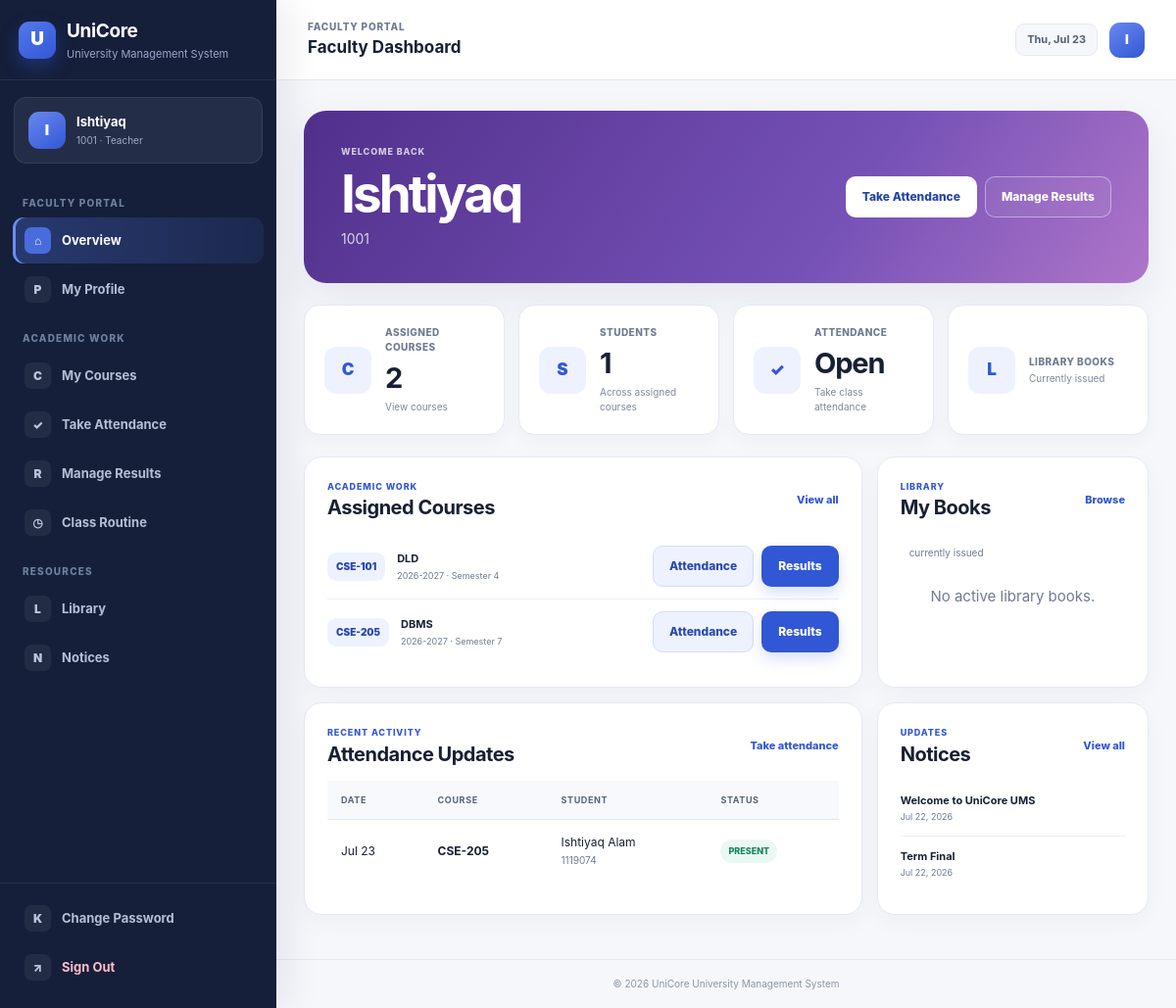
The app's page /teacher-portal/ (signed in) with its own data.
### accounts/models.py (models this page shows, shortened)
class UserProfile(models.Model):
    ADMIN = "ADMIN"
    STUDENT = "STUDENT"
    TEACHER = "TEACHER"
    ROLE_CHOICES = [
        (ADMIN, "Administrator"),
        (STUDENT, "Student"),
        (TEACHER, "Teacher"),
    ]
    user = models.OneToOneField(
        settings.AUTH_USER_MODEL,
        on_delete=models.CASCADE,
        related_name="ums_profile",
    )
    role = models.CharField(max_length=10, choices=ROLE_CHOICES)
    reference_id = models.CharField(
        max_length=30,
        blank=True,
        help_text="Student ID from MySQL or Teacher ID from PostgreSQL.",
    )
    display_name = models.CharField(max_length=120, blank=True)
    created_at = models.DateTimeField(auto_now_add=True)
    updated_at = models.DateTimeField(auto_now=True)
    class Meta:
        ordering = ["role", "reference_id", "user__username"]
        constraints = [
            models.UniqueConstraint(
                fields=["role", "reference_id"],
                condition=~models.Q(reference_id=""),
                name="unique_role_reference_account",
            )
        ]

### academic/models.py (models this page shows, shortened)
class TimeStampedModel(models.Model):
    created_at = models.DateTimeField(auto_now_add=True)
    updated_at = models.DateTimeField(auto_now=True)
    class Meta:
        abstract = True

class CourseAssignment(TimeStampedModel):
    teacher_ref = models.CharField(max_length=30, help_text="Teacher ID from the PostgreSQL teacher database")
    teacher_name = models.CharField(max_length=120)
    course = models.ForeignKey(Course, on_delete=models.CASCADE, related_name="assignments")
    academic_year = models.CharField(max_length=9, default="2026-2027")
    semester = models.PositiveSmallIntegerField(choices=Course.SEMESTER_CHOICES, default=1)
    class Meta:
        ordering = ["-academic_year", "teacher_ref", "course__code"]
        constraints = [
            models.UniqueConstraint(
                fields=["teacher_ref", "course", "academic_year", "semester"],
                name="unique_teacher_course_assignment",
            )
        ]

class Course(TimeStampedModel):
    SEMESTER_CHOICES = [(number, f"Semester {number}") for number in range(1, 13)]
    code = models.CharField(max_length=20, unique=True)
    title = models.CharField(max_length=150)
    credit = models.DecimalField(
        max_digits=4,
        decimal_places=1,
        default=Decimal("3.0"),
        validators=[MinValueValidator(Decimal("0.5")), MaxValueValidator(Decimal("12.0"))],
    )
    department = models.ForeignKey(Department, on_delete=models.PROTECT, related_name="courses")
    semester = models.PositiveSmallIntegerField(choices=SEMESTER_CHOICES, default=1)
    active = models.BooleanField(default=True)
    class Meta:
        ordering = ["department__code", "semester", "code"]

class Attendance(TimeStampedModel):
    PRESENT = "P"
    ABSENT = "A"
    LATE = "L"
    STATUS_CHOICES = [(PRESENT, "Present"), (ABSENT, "Absent"), (LATE, "Late")]
    enrollment = models.ForeignKey(Enrollment, on_delete=models.CASCADE, related_name="attendance_records")
    date = models.DateField()
    status = models.CharField(max_length=1, choices=STATUS_CHOICES, default=PRESENT)
    remarks = models.CharField(max_length=200, blank=True)
    class Meta:
        ordering = ["-date", "enrollment__student_ref"]
        constraints = [
            models.UniqueConstraint(fields=["enrollment", "date"], name="unique_daily_attendance")
        ]

class Enrollment(TimeStampedModel):
    student_ref = models.CharField(max_length=30, help_text="Student ID from the MySQL student database")
    student_name = models.CharField(max_length=120)
    course = models.ForeignKey(Course, on_delete=models.CASCADE, related_name="enrollments")
    academic_year = models.CharField(max_length=9, default="2026-2027")
    semester = models.PositiveSmallIntegerField(choices=Course.SEMESTER_CHOICES, default=1)
    enrolled_on = models.DateField(auto_now_add=True)
    class Meta:
        ordering = ["-academic_year", "student_ref", "course__code"]
        constraints = [
            models.UniqueConstraint(
                fields=["student_ref", "course", "academic_year", "semester"],
                name="unique_student_course_enrollment",
            )
        ]

class Notice(TimeStampedModel):
    AUDIENCE_CHOICES = [
        ("All", "Everyone"),
        ("Students", "Students"),
        ("Teachers", "Teachers"),
        ("Staff", "Staff"),
    ]
    title = models.CharField(max_length=180)
    audience = models.CharField(max_length=20, choices=AUDIENCE_CHOICES, default="All")
    content = models.TextField()
    publish_date = models.DateField()
    active = models.BooleanField(default=True)
    class Meta:
        ordering = ["-publish_date", "-created_at"]

### accounts/views.py (the view)
# urls.py: path("teacher-portal/", views.teacher_portal, name="teacher_portal"),
@teacher_required
def teacher_portal(request):
    profile, reference, teacher, database_online, display_name = _teacher_identity(request.user)
    assignments = CourseAssignment.objects.filter(teacher_ref=reference).select_related("course", "course__department")
    assignment_filters = Q()
    for assignment in assignments:
        assignment_filters |= Q(
            course=assignment.course,
            academic_year=assignment.academic_year,
            semester=assignment.semester,
        )
    enrollments = Enrollment.objects.filter(assignment_filters) if assignments else Enrollment.objects.none()
    recent_attendance = Attendance.objects.filter(enrollment__in=enrollments).select_related(
        "enrollment", "enrollment__course"
    )[:8]
    notices = Notice.objects.filter(active=True, audience__in=["All", "Teachers"])[:5]
    mongo_online, active_book_count, recent_books = _member_library_summary(reference)
    context = {
        "profile": profile,
        "teacher": teacher,
        "database_online": database_online,
        "display_name": display_name,
        "assignments": assignments[:4],
        "assignment_count": assignments.count(),
        "student_count": enrollments.values("student_ref").distinct().count(),
        "recent_attendance": recent_attendance,
        "notices": notices,
        "mongo_online": mongo_online,
        "active_book_count": active_book_count,
        "recent_books": recent_books,
    }
    return render(request, "accounts/teacher_portal.html", context)

### accounts/templates/accounts/teacher_portal.html (shortened to what this page needs)
{% extends "base.html" %}
{% block header_title %}Faculty Dashboard{% endblock %}
{% block content %}
<section class="welcome-banner teacher-banner"><div><span class="eyebrow light">Welcome back</span><h1>{{ display_name }}</h1><p>{% if teacher %}{{ teacher.designation|default:teacher.subject }} · {{ teacher.department }}{% else %}{{ profile.reference_id }}{% endif %}</p></div><div class="welcome-actions"><a class="btn btn-light" href="{% url 'teacher_attendance_center' %}">Take Attendance</a><a class="btn btn-outline-light" href="{% url 'teacher_results_center' %}">Manage Results</a></div></section>
<div class="metric-grid teacher-metrics"><a class="metric-card" href="{% url 'teacher_courses' %}"><span class="metric-icon">C</span><div><small>Assigned Courses</small><strong>{{ assignment_count }}</strong><span>View courses</span></div></a><a class="metric-card" href="{% url 'teacher_courses' %}"><span class="metric-icon">S</span><div><small>Students</small><strong>{{ student_count }}</strong><span>Across assigned courses</span></div></a><a class="metric-card" href="{% url 'teacher_attendance_center' %}"><span class="metric-icon">✓</span><div><small>Attendance</small><strong>Open</strong><span>Take class attendance</span></div></a><a class="metric-card" href="{% url 'my_library' %}"><span class="metric-icon">L</span><div><small>Library Books</small><strong>{{ active_book_count }}</strong><span>Currently issued</span></div></a></div>
<div class="dashboard-grid">
  <section class="panel panel-span-2"><div class="panel-head"><div><span class="eyebrow">Academic Work</span><h2>Assigned Courses</h2></div><a href="{% url 'teacher_courses' %}">View all</a></div><div class="course-list-compact">{% for item in assignments %}<article><span class="course-code">{{ item.course.code }}</span><div><strong>{{ item.course.title }}</strong><small>{{ item.academic_year }} · Semester {{ item.semester }}</small></div><div class="row-actions"><a class="btn btn-small btn-secondary" href="{% url 'teacher_attendance' item.id %}">Attendance</a><a class="btn btn-small btn-primary" href="{% url 'teacher_results' item.id %}">Results</a></div></article>{% empty %}<div class="empty-state">No courses assigned yet.</div>{% endfor %}</div></section>
  <section class="panel"><div class="panel-head"><div><span class="eyebrow">Library</span><h2>My Books</h2></div><a href="{% url 'member_library_catalog' %}">Browse</a></div><div class="big-number-row"><strong>{{ active_book_count }}</strong><span>currently issued</span></div>{% for item in recent_books|slice:":2" %}<article class="mini-row"><div><strong>{{ item.book_name }}</strong><small>Due {{ item.due_date|date:"M d, Y" }}</small></div></article>{% empty %}<div class="empty-state compact">No active library books.</div>{% endfor %}</section>
  <section class="panel panel-span-2"><div class="panel-head"><div><span class="eyebrow">Recent Activity</span><h2>Attendance Updates</h2></div><a href="{% url 'teacher_attendance_center' %}">Take attendance</a></div><div class="table-responsive"><table><thead><tr><th>Date</th><th>Course</th><th>Student</th><th>Status</th></tr></thead><tbody>{% for item in recent_attendance %}<tr><td>{{ item.date|date:"M d" }}</td><td><strong>{{ item.enrollment.course.code }}</strong></td><td>{{ item.enrollment.student_name }}<small class="table-subtitle">{{ item.enrollment.student_ref }}</small></td><td><span class="status-pill {% if item.status == 'P' %}success{% elif item.status == 'A' %}danger{% else %}warning{% endif %}">{{ item.get_status_display }}</span></td></tr>{% empty %}<tr><td colspan="4" class="empty-state">No attendance updates.</td></tr>{% endfor %}</tbody></table></div></section>
  <section class="panel"><div class="panel-head"><div><span class="eyebrow">Updates</span><h2>Notices</h2></div><a href="{% url 'teacher_notices' %}">View all</a></div>{% for notice in notices %}<article class="mini-row"><div><strong>{{ notice.title }}</strong><small>{{ notice.publish_date|date:"M d, Y" }}</small></div></article>{% empty %}<div class="empty-state compact">No active notices.</div>{% endfor %}</section>
</div>
{% endblock %}

### templates/base.html (shortened to what this page needs)
{% load static %}
<!DOCTYPE html>
<html lang="en">
<head>
  <link rel="stylesheet" href="{% static 'ums/css/style.css' %}?v=20260722-ui2">
</head>
<body class="{% if user.is_authenticated %}app-body{% else %}public-body{% endif %}">
{% if user.is_authenticated %}
  {% with current=request.resolver_match.url_name %}
  <div class="app-layout">
    <aside class="sidebar" data-sidebar>
      <div class="sidebar-brand">
        <a href="{% url 'portal_redirect' %}" class="brand-link">
          <span class="brand-symbol">U</span>
          <span><strong>UniCore</strong><small>University Management System</small></span>
        </a>
      </div>
      <div class="sidebar-profile">
        <span class="profile-avatar">{{ ums_profile.display_name|default:user.username|first|upper }}</span>
        <div><strong>{{ ums_profile.display_name|default:user.username }}</strong><small>{% if ums_role == "ADMIN" %}Administrator{% elif ums_role == "STUDENT" %}{{ ums_profile.reference_id }} · Student{% else %}{{ ums_profile.reference_id }} · Teacher{% endif %}</small></div>
      </div>
      <nav class="sidebar-nav" aria-label="Main navigation">
        {% if ums_role == "ADMIN" %}
          <span class="nav-section-label">Overview</span>
          <a class="nav-item {% if current == 'home' %}active{% endif %}" href="{% url 'home' %}"><span class="nav-icon">⌂</span><span>Dashboard</span></a>
          <span class="nav-section-label">Management</span>
          <a class="nav-item {% if current == 'student_list' or current == 'add_student' or current == 'edit_student' %}active{% endif %}" href="{% url 'student_list' %}"><span class="nav-icon">S</span><span>Students</span></a>
          <a class="nav-item {% if current == 'teacher_list' or current == 'add_teacher' or current == 'edit_teacher' %}active{% endif %}" href="{% url 'teacher_list' %}"><span class="nav-icon">T</span><span>Teachers</span></a>
          <a class="nav-item {% if current == 'academic_dashboard' or current == 'department_list' or current == 'course_list' or current == 'enrollment_list' or current == 'assignment_list' or current == 'attendance_list' or current == 'result_list' or current == 'fee_list' or current == 'routine_list' or current == 'notice_list' %}active{% endif %}" href="{% url 'academic_dashboard' %}"><span class="nav-icon">A</span><span>Academic</span></a>
          <a class="nav-item {% if current == 'library_list' or current == 'issue_list' %}active{% endif %}" href="{% url 'library_list' %}"><span class="nav-icon">L</span><span>Library</span></a>
          <a class="nav-item {% if current == 'bus_card_list' or current == 'bus_card_review' %}active{% endif %}" href="{% url 'bus_card_list' %}"><span class="nav-icon">B</span><span>Bus Cards</span></a>
          <a class="nav-item {% if current == 'account_list' or current == 'account_create' %}active{% endif %}" href="{% url 'account_list' %}"><span class="nav-icon">U</span><span>User Accounts</span></a>
          {% if user.is_staff %}<a class="nav-item" href="{% url 'admin:index' %}"><span class="nav-icon">⚙</span><span>System Admin</span></a>{% endif %}
        {% elif ums_role == "TEACHER" %}
          <span class="nav-section-label">Faculty Portal</span>
          <a class="nav-item {% if current == 'teacher_portal' %}active{% endif %}" href="{% url 'teacher_portal' %}"><span class="nav-icon">⌂</span><span>Overview</span></a>
          <a class="nav-item {% if current == 'teacher_profile' %}active{% endif %}" href="{% url 'teacher_profile' %}"><span class="nav-icon">P</span><span>My Profile</span></a>
          <span class="nav-section-label">Academic Work</span>
          <a class="nav-item {% if current == 'teacher_courses' or current == 'teacher_course' %}active{% endif %}" href="{% url 'teacher_courses' %}"><span class="nav-icon">C</span><span>My Courses</span></a>
          <a class="nav-item {% if current == 'teacher_attendance_center' or current == 'teacher_attendance' %}active{% endif %}" href="{% url 'teacher_attendance_center' %}"><span class="nav-icon">✓</span><span>Take Attendance</span></a>
          <a class="nav-item {% if current == 'teacher_results_center' or current == 'teacher_results' %}active{% endif %}" href="{% url 'teacher_results_center' %}"><span class="nav-icon">R</span><span>Manage Results</span></a>
          <a class="nav-item {% if current == 'teacher_routine' %}active{% endif %}" href="{% url 'teacher_routine' %}"><span class="nav-icon">◷</span><span>Class Routine</span></a>
          <span class="nav-section-label">Resources</span>
          <a class="nav-item " href="{% url 'member_library_catalog' %}"><span class="nav-icon">L</span><span>Library</span></a>
          <a class="nav-item {% if current == 'teacher_notices' %}active{% endif %}" href="{% url 'teacher_notices' %}"><span class="nav-icon">N</span><span>Notices</span></a>
        {% endif %}
      </nav>
      <div class="sidebar-footer">
        <a class="nav-item {% if current == 'change_password' %}active{% endif %}" href="{% url 'change_password' %}"><span class="nav-icon">K</span><span>Change Password</span></a>
        <form method="post" action="{% url 'logout' %}">{% csrf_token %}<button class="nav-item logout-item" type="submit"><span class="nav-icon">↗</span><span>Sign Out</span></button></form>
      </div>
    </aside>
    <div class="app-main">
      <header class="app-header">
        <div class="header-left">
          <div><span class="header-kicker">{% if ums_role == 'ADMIN' %}Administration{% elif ums_role == 'STUDENT' %}Student Portal{% else %}Faculty Portal{% endif %}</span><strong>{% block header_title %}University Management System{% endblock %}</strong></div>
        </div>
        <div class="header-actions"><span class="date-chip">{% now "D, M d" %}</span><span class="header-avatar">{{ ums_profile.display_name|default:user.username|first|upper }}</span></div>
      </header>
      <main class="app-content">
        {% block content %}{% endblock %}
      </main>
      <footer class="app-footer">© {% now "Y" %} UniCore University Management System</footer>
    </div>
  </div>
  {% endwith %}
{% endif %}
</body>
</html>

### records on screen
UserProfile: display_name|first "I", display_name "Ishtiyaq", reference_id "1001"
CourseAssignment: course.code "CSE-101", course "DLD", academic_year "2026-2027", semester "4"
CourseAssignment: course.code "CSE-205", course "DBMS", academic_year "2026-2027", semester "7"
Attendance: date "Jul 23", enrollment.course.code "CSE-205", enrollment.student_name "Ishtiyaq Alam", enrollment.student_ref "1119074", status "PRESENT"
Notice: title "Welcome to UniCore UMS", publish_date "Jul 22, 2026"
Notice: title "Term Final", publish_date "Jul 22, 2026"

### other values on screen
{{ assignment_count }} "2"
{{ student_count }} "1"
